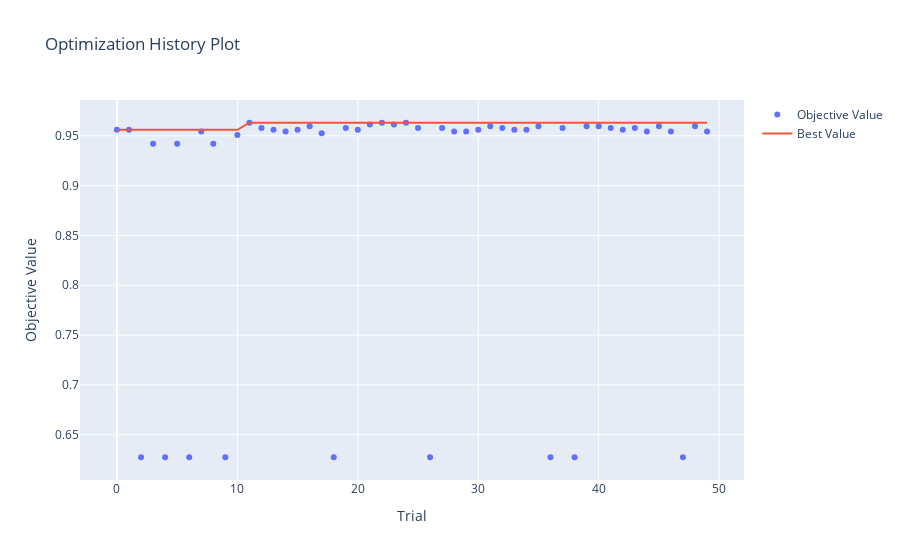

Notebook code cell kept with this figure:
### Code cell
# WIZUALIZACJA 1: Historia Optymalizacji
# Zobaczysz, czy algorytm się "uczył" (czy punkty pną się w górę)
optuna.visualization.plot_optimization_history(study).show()

### Figure 1 — Plotly figure (JSON) as saved in the notebook; plotly's stock layout.template omitted (floating-point values rounded to 4 significant figures)
{"data": [{"mode": "markers", "name": "Objective Value", "type": "scatter", "x": [0, 1, 2, 3, 4, 5, 6, 7, 8, 9, 10, 11, 12, 13, 14, 15, 16, 17, 18, 19, 20, 21, 22, 23, 24, 25, 26, 27, 28, 29, 30, 31, 32, 33, 34, 35, 36, 37, 38, 39, 40, 41, 42, 43, 44, 45, 46, 47, 48, 49], "y": [0.9561, 0.9561, 0.6274, 0.942, 0.6274, 0.942, 0.6274, 0.9543, 0.942, 0.6274, 0.9508, 0.9631, 0.9578, 0.9561, 0.9543, 0.9561, 0.9596, 0.9526, 0.6274, 0.9578, 0.9561, 0.9613, 0.9631, 0.9613, 0.9631, 0.9578, 0.6274, 0.9578, 0.9543, 0.9543, 0.9561, 0.9596, 0.9578, 0.9561, 0.9561, 0.9596, 0.6274, 0.9578, 0.6274, 0.9596, 0.9596, 0.9578, 0.9561, 0.9578, 0.9543, 0.9596, 0.9543, 0.6274, 0.9596, 0.9543]}, {"mode": "lines", "name": "Best Value", "type": "scatter", "x": [0, 1, 2, 3, 4, 5, 6, 7, 8, 9, 10, 11, 12, 13, 14, 15, 16, 17, 18, 19, 20, 21, 22, 23, 24, 25, 26, 27, 28, 29, 30, 31, 32, 33, 34, 35, 36, 37, 38, 39, 40, 41, 42, 43, 44, 45, 46, 47, 48, 49], "y": [0.9561, 0.9561, 0.9561, 0.9561, 0.9561, 0.9561, 0.9561, 0.9561, 0.9561, 0.9561, 0.9561, 0.9631, 0.9631, 0.9631, 0.9631, 0.9631, 0.9631, 0.9631, 0.9631, 0.9631, 0.9631, 0.9631, 0.9631, 0.9631, 0.9631, 0.9631, 0.9631, 0.9631, 0.9631, 0.9631, 0.9631, 0.9631, 0.9631, 0.9631, 0.9631, 0.9631, 0.9631, 0.9631, 0.9631, 0.9631, 0.9631, 0.9631, 0.9631, 0.9631, 0.9631, 0.9631, 0.9631, 0.9631, 0.9631, 0.9631]}, {"marker": {"color": "#cccccc"}, "mode": "markers", "name": "Infeasible Trial", "showlegend": false, "type": "scatter", "x": [], "y": []}], "layout": {"title": {"text": "Optimization History Plot"}, "xaxis": {"title": {"text": "Trial"}}, "yaxis": {"title": {"text": "Objective Value"}}}}
